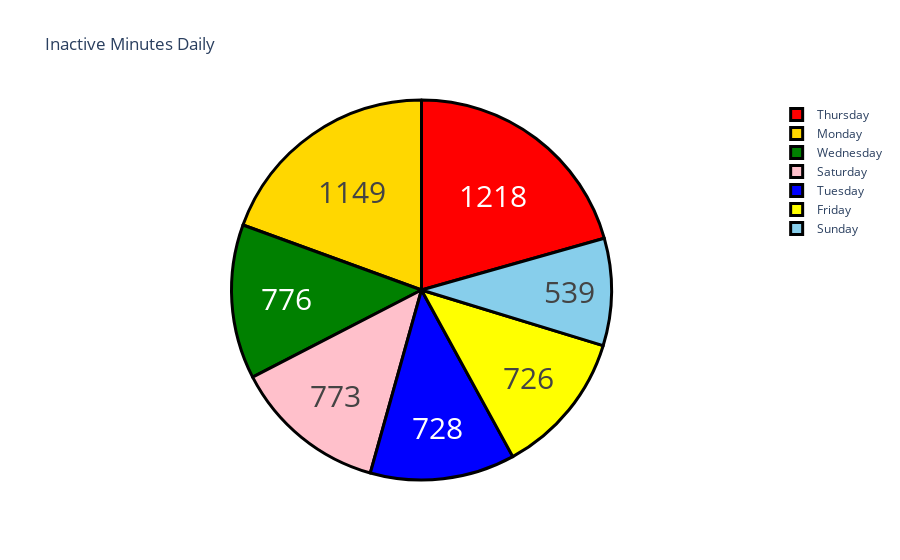

The notebook cell this image was saved under:
### Code cell
day = data['Day'].value_counts()
label = day.index
counts = data['SedentaryMinutes']
colors = ['blue', 'green', 'red', 'yellow', 'pink', 'skyblue', 'gold']
fig = go.Figure(data=go.Pie(labels=label, values=counts))
fig.update_layout(title_text='Inactive Minutes Daily')
fig.update_traces(hoverinfo='label+percent', textinfo='value', textfont_size=30,
                 marker=dict(colors=colors, line=dict(color='black', width=3)))
fig.show()

### Figure 1 — Plotly figure (JSON) as saved in the notebook; plotly's stock layout.template omitted (floating-point values rounded to 4 significant figures; data arrays with more than 128 entries replaced by an {"elided": "..."} marker saying what was removed)
{"data": [{"hoverinfo": "label+percent", "labels": ["Tuesday", "Wednesday", "Thursday", "Friday", "Saturday", "Sunday", "Monday"], "marker": {"colors": ["blue", "green", "red", "yellow", "pink", "skyblue", "gold"], "line": {"color": "black", "width": 3}}, "textfont": {"size": 30}, "textinfo": "value", "type": "pie", "values": {"elided": "940 int values"}}], "layout": {"title": {"text": "Inactive Minutes Daily"}}}
